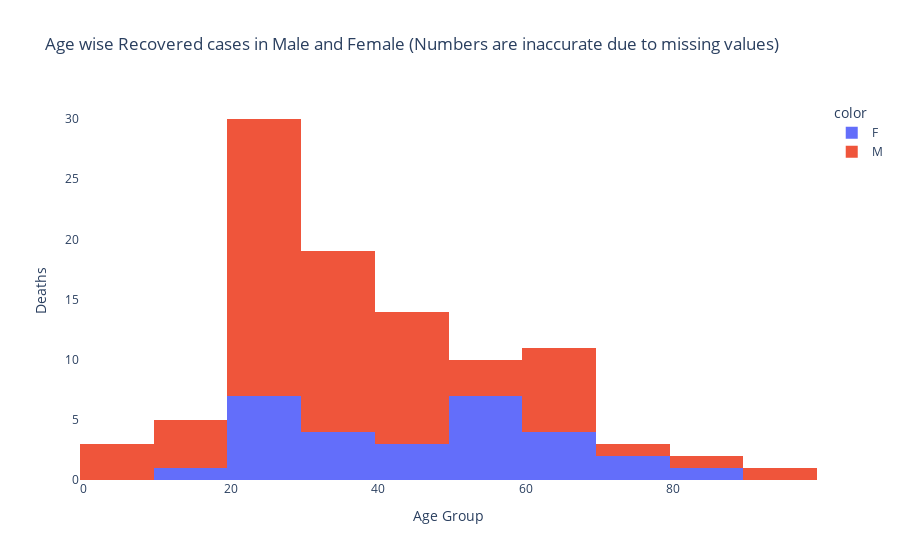

Notebook code for this chart:
### Code cell
temp = p_df[['status_change_date','age_bracket','current_status','gender','detected_state']].dropna()
rec = temp[temp['current_status'] == 'Recovered'].drop('current_status',axis =1).sort_values('status_change_date',ascending=True)
rec_x = rec['age_bracket'].astype(int)
rec_y = rec['gender']
fig = px.histogram(x=rec_x,color =rec_y,orientation = 'v',
                   title='Age wise Recovered cases in Male and Female (Numbers are inaccurate due to missing values)')
fig.update_layout(barmode='stack')
fig.update_layout(plot_bgcolor='rgb(275, 270, 273)',yaxis_title='Deaths',xaxis_title='Age Group')
fig.show()

### Figure 1 — Plotly figure (JSON) as saved in the notebook; plotly's stock layout.template omitted (floating-point values rounded to 4 significant figures)
{"data": [{"alignmentgroup": "True", "bingroup": "x", "hovertemplate": "color=F<br>x=%{x}<br>count=%{y}<extra></extra>", "legendgroup": "F", "marker": {"color": "#636efa"}, "name": "F", "offsetgroup": "F", "orientation": "v", "showlegend": true, "type": "histogram", "x": [20, 70, 45, 24, 34, 23, 64, 36, 13, 56, 63, 24, 47, 53, 61, 89, 45, 67, 20, 51, 29, 58, 37, 56, 23, 53, 32, 59, 70], "xaxis": "x", "yaxis": "y"}, {"alignmentgroup": "True", "bingroup": "x", "hovertemplate": "color=M<br>x=%{x}<br>count=%{y}<extra></extra>", "legendgroup": "M", "marker": {"color": "#EF553B"}, "name": "M", "offsetgroup": "M", "orientation": "v", "showlegend": true, "type": "histogram", "x": [24, 69, 59, 45, 85, 45, 16, 18, 35, 26, 48, 48, 51, 40, 23, 69, 35, 3, 46, 32, 24, 21, 18, 25, 21, 21, 54, 65, 65, 25, 96, 27, 32, 27, 63, 36, 35, 20, 1, 27, 33, 22, 41, 24, 23, 47, 35, 38, 32, 70, 40, 65, 22, 24, 34, 32, 42, 21, 1, 38, 18, 38, 23, 46, 22, 26, 63, 35, 26], "xaxis": "x", "yaxis": "y"}], "layout": {"barmode": "stack", "legend": {"title": {"text": "color"}, "tracegroupgap": 0}, "plot_bgcolor": "rgb(275, 270, 273)", "title": {"text": "Age wise Recovered cases in Male and Female (Numbers are inaccurate due to missing values)"}, "xaxis": {"anchor": "y", "domain": [0, 1], "title": {"text": "Age Group"}}, "yaxis": {"anchor": "x", "domain": [0, 1], "title": {"text": "Deaths"}}}}
